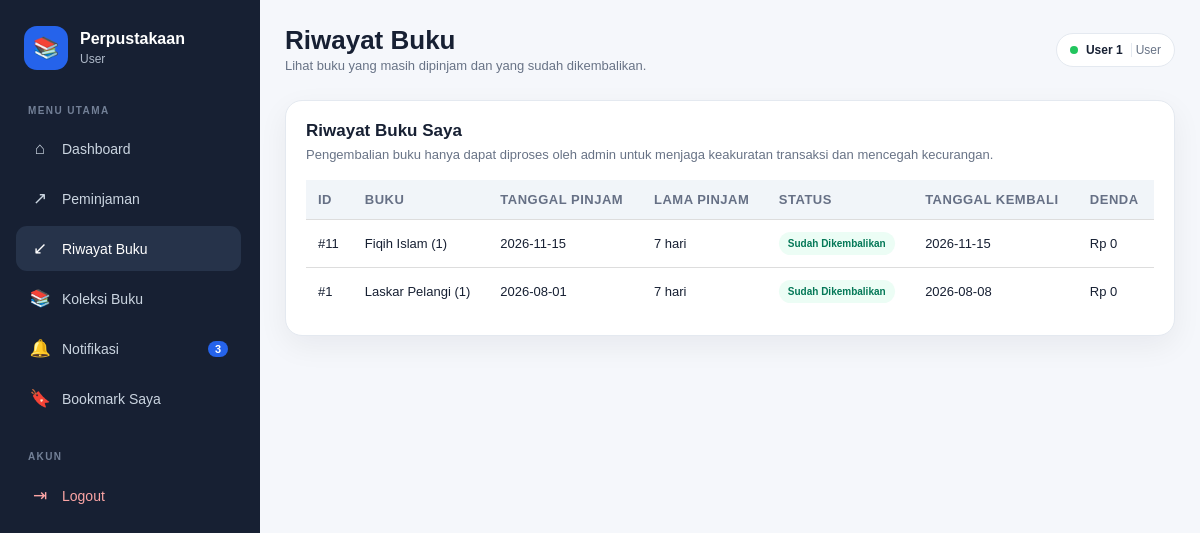
Page /transaksi/riwayat_buku.php (signed in) on the committed database.
### tables this page shows
CREATE TABLE `peminjaman` (
  `id` int(10) UNSIGNED NOT NULL,
  `tanggal_pinjam` date NOT NULL,
  `lama_pinjam` int(10) UNSIGNED DEFAULT NULL,
  `keterangan` text DEFAULT NULL,
  `status` enum('diproses','dipinjam','sudah dikembalikan','ditolak') NOT NULL DEFAULT 'diproses',
  `anggota_id` int(10) UNSIGNED DEFAULT NULL,
  `user_id` int(10) UNSIGNED DEFAULT NULL,
  `snapshot_kode_anggota` varchar(20) DEFAULT NULL,
  `snapshot_nama_anggota` varchar(100) DEFAULT NULL
);

### config/app.php (called while the page is built, shortened)
<?php
if (!function_exists("e")) {
  function e($value)
  {
    return htmlspecialchars((string) $value, ENT_QUOTES, "UTF-8");
  }
}

### transaksi/riwayat_buku.php (the view, shortened to what this page needs)
<?php
require_once __DIR__ . '/../config/connection.php';
$userId = (int) $_SESSION['user_id'];
$rows = $conn->prepare(
    "SELECT
        p.id,
        p.tanggal_pinjam,
        p.lama_pinjam,
        p.status,
        GROUP_CONCAT(
            CONCAT(b.judul, ' (', pd.jumlah, ')')
            SEPARATOR ', '
        ) AS buku,
        pr.tanggal_kembali,
        pr.keterlambatan_hari,
        pr.denda
     FROM peminjaman p
     JOIN peminjaman_detail pd
        ON pd.peminjaman_id = p.id
     JOIN buku b
        ON b.id = pd.buku_id
     LEFT JOIN pengembalian pr
        ON pr.peminjaman_id = p.id
     WHERE p.user_id = ?
     GROUP BY
        p.id,
        p.tanggal_pinjam,
        p.lama_pinjam,
        p.status,
        pr.tanggal_kembali,
        pr.keterlambatan_hari,
        pr.denda
     ORDER BY p.id DESC"
);
$rows->bind_param('i', $userId);
$rows->execute();
$result = $rows->get_result();
require_once __DIR__ . '/../includes/layout_header.php';
?>
<section class="panel">
    <div class="panel-head">
        <div>
            <h3>Riwayat Buku Saya</h3>
            <p class="muted">
                Pengembalian buku hanya dapat diproses oleh admin untuk menjaga
                keakuratan transaksi dan mencegah kecurangan.
            </p>
        </div>
    </div>
    <div class="table-wrap">
        <table>
            <thead>
                <tr>
                    <th>ID</th>
                    <th>Buku</th>
                    <th>Tanggal Pinjam</th>
                    <th>Lama Pinjam</th>
                    <th>Status</th>
                    <th>Tanggal Kembali</th>
                    <th>Denda</th>
                </tr>
            </thead>
            <tbody>
                <?php if ($result->num_rows): ?>
                    <?php while ($row = $result->fetch_assoc()): ?>
                        <tr>
                            <td data-label="ID">
                                #<?= (int) $row['id'] ?>
                            </td>
                            <td data-label="Buku">
                                <?= e($row['buku']) ?>
                            </td>
                            <td data-label="Tanggal Pinjam">
                                <?= e($row['tanggal_pinjam']) ?>
                            </td>
                            <td data-label="Lama Pinjam">
                                <?= (int) $row['lama_pinjam'] ?> hari
                            </td>
                            <td data-label="Status">
                                <?php if ($row['status'] === 'diproses'): ?>
                                    <span class="badge yellow">Sedang Diproses</span>
                                <?php elseif ($row['status'] === 'dipinjam'): ?>
                                    <span class="badge red">Sedang Dipinjam</span>
                                <?php elseif ($row['status'] === 'ditolak'): ?>
                                    <span class="badge gray">Ditolak</span>
                                <?php else: ?>
                                    <span class="badge green">Sudah Dikembalikan</span>
                                <?php endif; ?>
                            </td>
                            <td data-label="Tanggal Kembali">
                                <?= $row['tanggal_kembali']
                                    ? e($row['tanggal_kembali'])
                                    : '-' ?>
                            </td>
                            <td data-label="Denda">
                                <?php if ($row['denda'] !== null): ?>
                                    Rp <?= number_format((int) $row['denda'], 0, ',', '.') ?>
                                <?php else: ?>
                                    -
                                <?php endif; ?>
                            </td>
                        </tr>
                    <?php endwhile; ?>
                <?php endif; ?>
            </tbody>
        </table>
    </div>
</section>
<?php require_once __DIR__ . '/../includes/layout_footer.php'; ?>

### assets/css/style.css (style rules this page uses)
* { box-sizing: border-box; margin: 0; padding: 0; }
:root { --nav: #172033; --nav-2: #26334a; --primary: #2563eb; --primary-dark: #1d4ed8; --bg: #f5f7fb; --white: #ffffff; --text: #172033; --muted: #687386; --border: #e4e9f0; --green: #047857; --red: #b91c1c; --orange: #c2410c; --shadow: 0 10px 30px rgba(15, 23, 42, 0.06); --shadow-hover: 0 15px 35px rgba(15, 23, 42, 0.10); --radius: 12px; --radius-lg: 17px; }
html { scroll-behavior: smooth; }
body { font-family: Arial, Helvetica, sans-serif; background: var(--bg); color: var(--text); min-height: 100vh; }
.hero-panel, .panel, .stat-card, .summary-card, .search-hero, .search-results { background: #ffffff; border: 1px solid var(--border); border-radius: var(--radius-lg); box-shadow: var(--shadow); }
.panel { padding: 20px; margin-bottom: 20px; }
.table-wrap, .table-container { width: 100%; overflow-x: auto; -webkit-overflow-scrolling: touch; }
table { width: 100%; border-collapse: collapse; min-width: 760px; background: #ffffff; }
th, td { padding: 13px 12px; border-bottom: 1px solid var(--border); text-align: left; font-size: 12px; vertical-align: middle; }
th { background: #f8fafc; color: #667085; text-transform: uppercase; font-size: 10px; letter-spacing: 0.5px; white-space: nowrap; }
tbody tr:last-child td { border-bottom: 0; }
table th, table td { padding: 12px; border-bottom: 1px solid #ddd; text-align: left; font-size: 13px; }
table th { background: #f1f5f9; font-weight: bold; }
.badge { display: inline-flex; padding: 6px 9px; border-radius: 999px; font-size: 10px; font-weight: 800; }
.badge.green { background: #ecfdf5; color: var(--green); }
.muted { color: var(--muted); font-size: 13px; line-height: 1.5; }
.panel-head { display: flex; align-items: center; justify-content: space-between; gap: 16px; margin-bottom: 16px; }
.panel-head h3 { font-size: 17px; margin-bottom: 4px; }
.panel-head p { margin: 0; }

### rows in the picture
peminjaman: id "11", buku "Fiqih Islam (1)", tanggal_pinjam "2026-11-15", lama_pinjam "7", shows "Sudah Dikembalikan", tanggal_kembali "2026-11-15", denda "0"
peminjaman: id "1", buku "Laskar Pelangi (1)", tanggal_pinjam "2026-08-01", lama_pinjam "7", shows "Sudah Dikembalikan", tanggal_kembali "2026-08-08", denda "0"

### other values in the picture
$level ?: 'User' "User"
$notifCount "3"
$pageTitle "Riwayat Buku"
$pageDescription "Lihat buku yang masih dipinjam dan yang sudah dikembalikan."
$_SESSION['nama'] "User 1"
$_SESSION['level'] "User"
